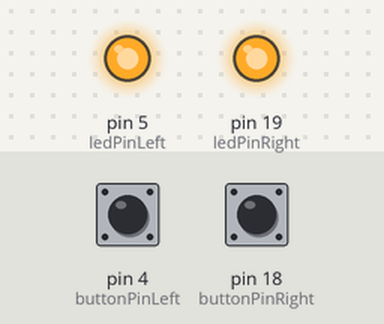
This sketch was run on a simulated Arduino Uno, built with avr-gcc and run on an emulated ATmega328P. Parts: output pins drawn as LEDs (lit = HIGH). Dashed ring = blinking. The test bench sets the inputs (shaded band); at power-on: pin 4 (buttonPinLeft) HIGH, pin 18 (buttonPinRight) HIGH.

Above: at 1.2 s.
1.3 s: pin 4 (buttonPinLeft) pulled LOW for 0.15 s
At 2.19 s:
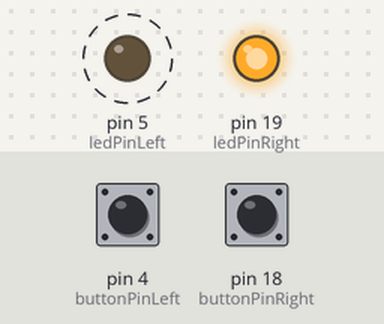
4.4 s: pin 18 (buttonPinRight) pulled LOW for 1 s
At 6.2 s:
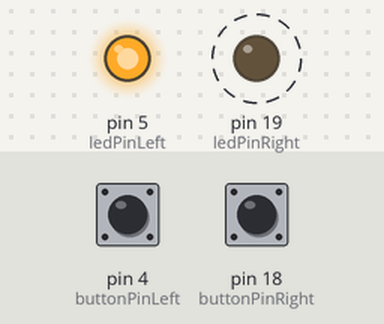
8.4 s: pin 18 (buttonPinRight) pulled LOW for 0.15 s
At 9.6 s:
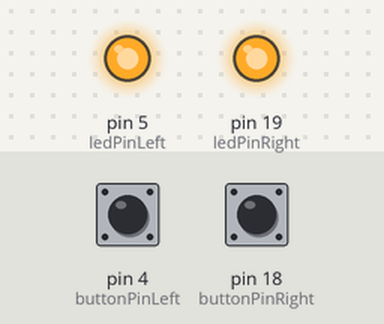
10.0 s: pin 18 (buttonPinRight) pulled LOW for 3.2 s
At 14.44 s:
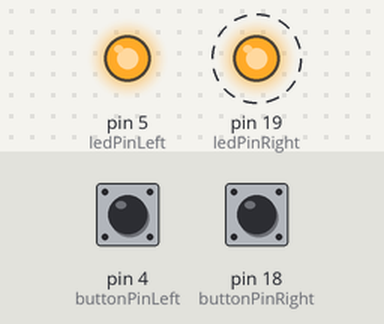
Timing chart, 0 to 17.2 s (numbered marks = the images above; inputs shaded):
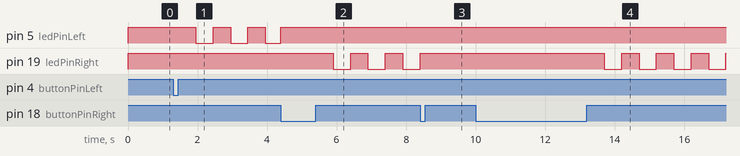

The sketch:

EPS2.ino
```cpp
enum SignalState {
  OFF,
  SHORT_SIGNAL,
  LONG_SIGNAL
};

// Left Signal Components
const int buttonPinLeft = 4;     // Left button on GPIO4
const int ledPinLeft = 5;        // Left LED on GPIO5 (active LOW)
unsigned long leftPressTime = 0;
SignalState leftState = OFF;
int leftSignalCount = 0;
unsigned long leftLastBlinkTime = 0;
bool leftLedState = HIGH;        // Start with LED off

// Right Signal Components
const int buttonPinRight = 18;    // Right button on GPI18
const int ledPinRight = 19;      // Right LED on GPIO19 (active LOW)
unsigned long rightPressTime = 0;
SignalState rightState = OFF;
int rightSignalCount = 0;
unsigned long rightLastBlinkTime = 0;
bool rightLedState = HIGH;       // Start with LED off

void setup() {
  // Left signal setup
  pinMode(buttonPinLeft, INPUT_PULLUP);
  pinMode(ledPinLeft, OUTPUT);
  digitalWrite(ledPinLeft, HIGH); // Start with left LED off

  // Right signal setup
  pinMode(buttonPinRight, INPUT_PULLUP);
  pinMode(ledPinRight, OUTPUT);
  digitalWrite(ledPinRight, HIGH); // Start with right LED off
}


void cancelLeftSignal() {
  leftState = OFF;
  digitalWrite(ledPinLeft, HIGH);
  leftPressTime = 0;
  leftSignalCount = 0;
}

void cancelRightSignal() {
  rightState = OFF;
  digitalWrite(ledPinRight, HIGH);
  rightPressTime = 0;
  rightSignalCount = 0;
}


void loop() {
  /* ===== LEFT SIGNAL CODE ===== */
  int leftButtonState = digitalRead(buttonPinLeft);

  // Left button press handling
  if (leftButtonState == LOW) {
    if (leftPressTime == 0) {
      leftPressTime = millis();
      if (rightState != OFF) {
        cancelRightSignal();
      }
    }
  } else {
    if (leftPressTime > 0) {
      unsigned long duration = millis() - leftPressTime;

      if (duration < 700 && leftState == OFF) {
        leftState = SHORT_SIGNAL;
        leftSignalCount = 0;
        leftLastBlinkTime = millis();
      } else if (duration > 700 && leftState == OFF) {
        leftState = LONG_SIGNAL;
        leftLastBlinkTime = millis();
      } else if (leftState != OFF) {
        cancelLeftSignal();
      }
      leftPressTime = 0;
    }
  }

  // Left signal state management
  switch (leftState) {
    case SHORT_SIGNAL:
      if (leftSignalCount < 7) {
        if (millis() - leftLastBlinkTime >= 500) {
          leftLastBlinkTime = millis();
          leftLedState = !leftLedState;
          digitalWrite(ledPinLeft, leftLedState);
          leftSignalCount++;
        }
      } else {
        cancelLeftSignal();
      }
      break;

    case LONG_SIGNAL:
      if (millis() - leftLastBlinkTime >= 500) {
        leftLastBlinkTime = millis();
        leftLedState = !leftLedState;
        digitalWrite(ledPinLeft, leftLedState);
      }
      break;

    case OFF:
      break;
  }

  /* ===== RIGHT SIGNAL CODE ===== */
  int rightButtonState = digitalRead(buttonPinRight);

  // Right button press handling
  if (rightButtonState == LOW) {
    if (rightPressTime == 0) {
      rightPressTime = millis();
      if (leftState != OFF) {
        cancelLeftSignal();
      }
    }
  } else {
    if (rightPressTime > 0) {
      unsigned long duration = millis() - rightPressTime;

      if (duration < 700 && rightState == OFF) {
        rightState = SHORT_SIGNAL;
        rightSignalCount = 0;
        rightLastBlinkTime = millis();
      } else if (duration > 700 && rightState == OFF) {
        rightState = LONG_SIGNAL;
        rightLastBlinkTime = millis();
      } else if (rightState != OFF) {
        cancelRightSignal();
      }
      rightPressTime = 0;
    }
  }

  // Right signal state management
  switch (rightState) {
    case SHORT_SIGNAL:
      if (rightSignalCount < 7) {
        if (millis() - rightLastBlinkTime >= 500) {
          rightLastBlinkTime = millis();
          rightLedState = !rightLedState;
          digitalWrite(ledPinRight, rightLedState);
          rightSignalCount++;
        }
      } else {
        cancelRightSignal();
      }
      break;

    case LONG_SIGNAL:
      if (millis() - rightLastBlinkTime >= 500) {
        rightLastBlinkTime = millis();
        rightLedState = !rightLedState;
        digitalWrite(ledPinRight, rightLedState);
      }
      break;

    case OFF:
      break;
  }
}
```

Measured:
- after the input at 1.3 s, pin 5 (ledPinLeft): alternates HIGH for 0.50 s and LOW for 0.50 s, starting after 0.65 s
- after the input at 4.4 s, pin 19 (ledPinRight): alternates HIGH for 0.50 s and LOW for 0.50 s, starting after 1.5 s
- after the input at 8.4 s, pin 19 (ledPinRight): goes on until 8.4 s, then stays HIGH
- after the input at 10.0 s, pin 19 (ledPinRight): alternates HIGH for 0.50 s and LOW for 0.50 s, starting after 3.7 s
